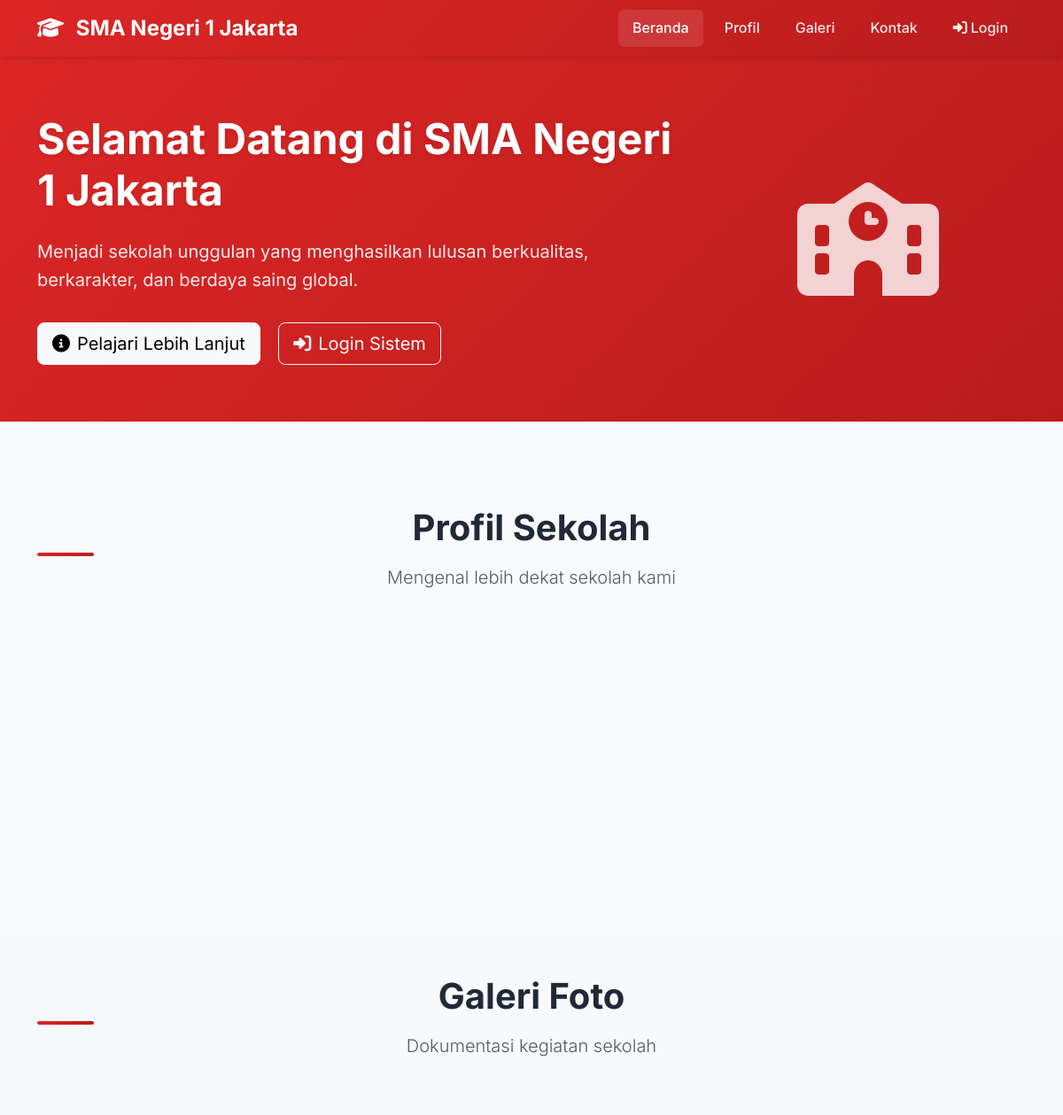
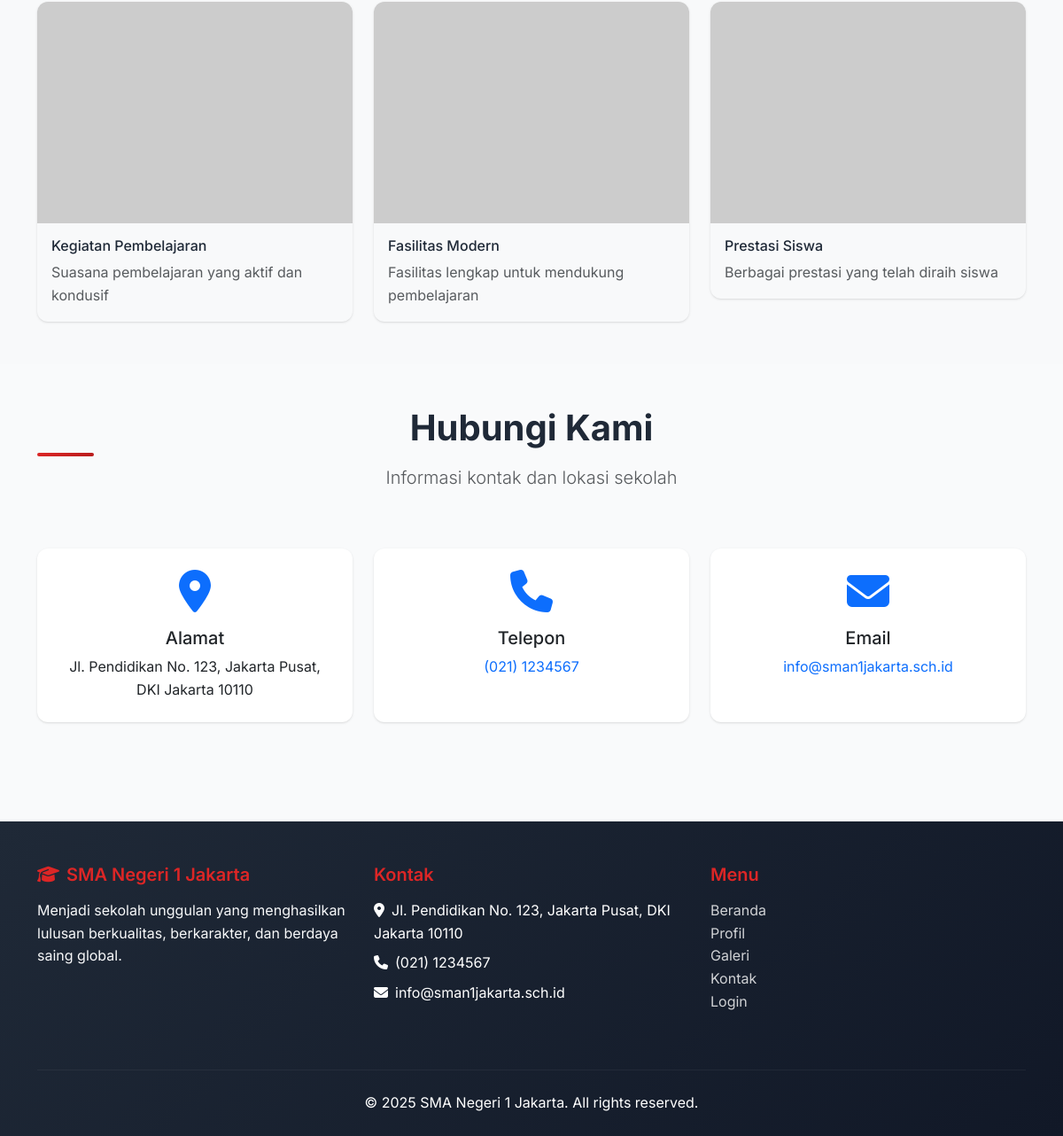
The page / on the database its author committed (2 pictures, top to bottom).
### tables this page shows
CREATE TABLE IF NOT EXISTS school_profile (
    id INT AUTO_INCREMENT PRIMARY KEY,
    school_name VARCHAR(200) NOT NULL,
    vision TEXT,
    mission TEXT,
    history TEXT,
    address TEXT,
    phone VARCHAR(20),
    email VARCHAR(100),
    website VARCHAR(100),
    principal_name VARCHAR(100),
    logo_url VARCHAR(255),
    updated_at TIMESTAMP DEFAULT CURRENT_TIMESTAMP ON UPDATE CURRENT_TIMESTAMP
);

### index.php (the view, shortened to what this page needs)
<?php
require_once 'config/database.php';
try {
    $stmt = $pdo->query("SELECT * FROM school_profile LIMIT 1");
    $school = $stmt->fetch();
} catch(PDOException $e) {
    $school = [
        'school_name' => 'SMA Negeri 1 Jakarta',
        'vision' => 'Menjadi sekolah unggulan yang menghasilkan lulusan berkualitas',
        'mission' => 'Menyelenggarakan pendidikan yang berkualitas',
        'history' => 'Sekolah dengan sejarah panjang dalam dunia pendidikan',
        'address' => 'Jakarta, Indonesia',
        'phone' => '(021) 1234567',
        'email' => 'info@school.edu'
    ];
}
try {
    $stmt = $pdo->query("SELECT * FROM gallery WHERE is_featured = 1 ORDER BY created_at DESC LIMIT 6");
    $gallery = $stmt->fetchAll();
} catch(PDOException $e) {
    $gallery = [];
}
?>
<!DOCTYPE html>
<html lang="id">
<head>
    <link href="https://cdn.jsdelivr.net/npm/bootstrap@5.3.0/dist/css/bootstrap.min.css" rel="stylesheet">
    <link rel="stylesheet" href="https://cdnjs.cloudflare.com/ajax/libs/font-awesome/6.4.0/css/all.min.css">
    <link rel="stylesheet" href="assets/css/style.css">
</head>
<body>
    <nav class="navbar navbar-expand-lg header-main">
        <div class="container">
            <a class="navbar-brand" href="index.php">
                <i class="fas fa-graduation-cap me-2"></i>
                <?= htmlspecialchars($school['school_name']) ?>
            </a>
            <div class="collapse navbar-collapse" id="navbarNav">
                <ul class="navbar-nav ms-auto">
                    <li class="nav-item">
                        <a class="nav-link active" href="#beranda">Beranda</a>
                    </li>
                    <li class="nav-item">
                        <a class="nav-link" href="#profil">Profil</a>
                    </li>
                    <li class="nav-item">
                        <a class="nav-link" href="#galeri">Galeri</a>
                    </li>
                    <li class="nav-item">
                        <a class="nav-link" href="#kontak">Kontak</a>
                    </li>
                    <li class="nav-item">
                        <a class="nav-link" href="login.php">
                            <i class="fas fa-sign-in-alt me-1"></i>Login
                        </a>
                    </li>
                </ul>
            </div>
        </div>
    </nav>
    <section id="beranda" class="hero-section">
        <div class="container">
            <div class="row align-items-center">
                <div class="col-lg-8">
                    <h1 class="hero-title fade-in">Selamat Datang di <?= htmlspecialchars($school['school_name']) ?></h1>
                    <p class="hero-subtitle fade-in"><?= htmlspecialchars($school['vision']) ?></p>
                    <div class="fade-in">
                        <a href="#profil" class="btn btn-light btn-lg me-3">
                            <i class="fas fa-info-circle me-2"></i>Pelajari Lebih Lanjut
                        </a>
                        <a href="login.php" class="btn btn-outline-light btn-lg">
                            <i class="fas fa-sign-in-alt me-2"></i>Login Sistem
                        </a>
                    </div>
                </div>
                <div class="col-lg-4 text-center">
                    <div class="fade-in">
                        <i class="fas fa-school" style="font-size: 8rem; opacity: 0.8;"></i>
                    </div>
                </div>
            </div>
        </div>
    </section>
    <section id="profil" class="py-5">
        <div class="container">
            <div class="row">
                <div class="col-lg-12 text-center mb-5">
                    <h2 class="section-title">Profil Sekolah</h2>
                    <p class="lead text-muted">Mengenal lebih dekat sekolah kami</p>
                </div>
            </div>
            <div class="row g-4">
                <div class="col-lg-4">
                </div>
                <div class="col-lg-4">
                </div>
                <div class="col-lg-4">
                </div>
            </div>
        </div>
    </section>
    <section id="galeri" class="py-5 bg-light">
        <div class="container">
            <div class="row">
                <div class="col-lg-12 text-center mb-5">
                    <h2 class="section-title">Galeri Foto</h2>
                    <p class="lead text-muted">Dokumentasi kegiatan sekolah</p>
                </div>
            </div>
            <div class="row g-4">
                <?php if (empty($gallery)): ?>
                    <div class="col-lg-4 col-md-6">
                        <div class="gallery-item">
                            <img src="https://via.placeholder.com/400x250/dc2626/ffffff?text=Kegiatan+Sekolah" alt="Kegiatan Sekolah" class="img-fluid">
                            <div class="p-3">
                                <h6 class="mb-2">Kegiatan Pembelajaran</h6>
                                <p class="text-muted mb-0">Suasana pembelajaran yang aktif dan kondusif</p>
                            </div>
                        </div>
                    </div>
                    <div class="col-lg-4 col-md-6">
                        <div class="gallery-item">
                            <img src="https://via.placeholder.com/400x250/dc2626/ffffff?text=Fasilitas+Sekolah" alt="Fasilitas Sekolah" class="img-fluid">
                            <div class="p-3">
                                <h6 class="mb-2">Fasilitas Modern</h6>
                                <p class="text-muted mb-0">Fasilitas lengkap untuk mendukung pembelajaran</p>
                            </div>
                        </div>
                    </div>
                    <div class="col-lg-4 col-md-6">
                        <div class="gallery-item">
                            <img src="https://via.placeholder.com/400x250/dc2626/ffffff?text=Prestasi+Siswa" alt="Prestasi Siswa" class="img-fluid">
                            <div class="p-3">
                                <h6 class="mb-2">Prestasi Siswa</h6>
                                <p class="text-muted mb-0">Berbagai prestasi yang telah diraih siswa</p>
                            </div>
                        </div>
                    </div>
                <?php endif; ?>
            </div>
        </div>
    </section>
    <section id="kontak" class="py-5">
        <div class="container">
            <div class="row">
                <div class="col-lg-12 text-center mb-5">
                    <h2 class="section-title">Hubungi Kami</h2>
                    <p class="lead text-muted">Informasi kontak dan lokasi sekolah</p>
                </div>
            </div>
            <div class="row g-4">
                <div class="col-lg-4">
                    <div class="card text-center h-100">
                        <div class="card-body p-4">
                            <div class="mb-3">
                                <i class="fas fa-map-marker-alt fa-3x text-primary"></i>
                            </div>
                            <h5 class="card-title">Alamat</h5>
                            <p class="card-text"><?= nl2br(htmlspecialchars($school['address'])) ?></p>
                        </div>
                    </div>
                </div>
                <div class="col-lg-4">
                    <div class="card text-center h-100">
                        <div class="card-body p-4">
                            <div class="mb-3">
                                <i class="fas fa-phone fa-3x text-primary"></i>
                            </div>
                            <h5 class="card-title">Telepon</h5>
                            <p class="card-text">
                                <a href="tel:<?= htmlspecialchars($school['phone']) ?>" class="text-decoration-none">
                                    <?= htmlspecialchars($school['phone']) ?>
                                </a>
                            </p>
                        </div>
                    </div>
                </div>
                <div class="col-lg-4">
                    <div class="card text-center h-100">
                        <div class="card-body p-4">
                            <div class="mb-3">
                                <i class="fas fa-envelope fa-3x text-primary"></i>
                            </div>
                            <h5 class="card-title">Email</h5>
                            <p class="card-text">
                                <a href="mailto:<?= htmlspecialchars($school['email']) ?>" class="text-decoration-none">
                                    <?= htmlspecialchars($school['email']) ?>
                                </a>
                            </p>
                        </div>
                    </div>
                </div>
            </div>
        </div>
    </section>
    <footer class="footer">
        <div class="container">
            <div class="row">
                <div class="col-lg-4 mb-4">
                    <h5><i class="fas fa-graduation-cap me-2"></i><?= htmlspecialchars($school['school_name']) ?></h5>
                    <p class="text-light"><?= htmlspecialchars($school['vision']) ?></p>
                </div>
                <div class="col-lg-4 mb-4">
                    <h5>Kontak</h5>
                    <p class="mb-2"><i class="fas fa-map-marker-alt me-2"></i><?= htmlspecialchars($school['address']) ?></p>
                    <p class="mb-2"><i class="fas fa-phone me-2"></i><?= htmlspecialchars($school['phone']) ?></p>
                    <p class="mb-2"><i class="fas fa-envelope me-2"></i><?= htmlspecialchars($school['email']) ?></p>
                </div>
                <div class="col-lg-4 mb-4">
                    <h5>Menu</h5>
                    <ul class="list-unstyled">
                        <li><a href="#beranda">Beranda</a></li>
                        <li><a href="#profil">Profil</a></li>
                        <li><a href="#galeri">Galeri</a></li>
                        <li><a href="#kontak">Kontak</a></li>
                        <li><a href="login.php">Login</a></li>
                    </ul>
                </div>
            </div>
            <hr class="my-4" style="border-color: rgba(255,255,255,0.2);">
            <div class="row">
                <div class="col-12 text-center">
                    <p class="mb-0">&copy; <?= date('Y') ?> <?= htmlspecialchars($school['school_name']) ?>. All rights reserved.</p>
                </div>
            </div>
        </div>
    </footer>
</body>
</html>

### assets/css/style.css (style rules this page uses)
:root { --primary-red: #dc2626; --primary-red-dark: #b91c1c; --primary-red-light: #fef2f2; --white: #ffffff; --gray-50: #f9fafb; --gray-100: #f3f4f6; --gray-200: #e5e7eb; --gray-300: #d1d5db; --gray-400: #9ca3af; --gray-500: #6b7280; --gray-600: #4b5563; --gray-700: #374151; --gray-800: #1f2937; --gray-900: #111827; --shadow-sm: 0 1px 2px 0 rgb(0 0 0 / 0.05); --shadow: 0 1px 3px 0 rgb(0 0 0 / 0.1), 0 1px 2px -1px rgb(0 0 0 / 0.1); --shadow-md: 0 4px 6px -1px rgb(0 0 0 / 0.1), 0 2px 4px -2px rgb(0 0 0 / 0.1); --shadow-lg: 0 10px 15px -3px rgb(0 0 0 / 0.1), 0 4px 6px -4px rgb(0 0 0 / 0.1); }
body { font-family: 'Inter', -apple-system, BlinkMacSystemFont, 'Segoe UI', Roboto, sans-serif; background-color: var(--gray-50); color: var(--gray-800); line-height: 1.6; }
.header-main { background: linear-gradient(135deg, var(--primary-red) 0%, var(--primary-red-dark) 100%); color: white; box-shadow: var(--shadow-md); position: sticky; top: 0; z-index: 1000; }
.navbar-brand { font-weight: 700; font-size: 1.5rem; color: white !important; }
.navbar-nav .nav-link { color: rgba(255, 255, 255, 0.9) !important; font-weight: 500; transition: all 0.3s ease; padding: 0.5rem 1rem !important; border-radius: 0.375rem; margin: 0 0.25rem; }
.navbar-nav .nav-link:hover, .navbar-nav .nav-link.active { color: white !important; background-color: rgba(255, 255, 255, 0.1); }
.card { border: none; border-radius: 0.75rem; box-shadow: var(--shadow); background-color: var(--white); transition: all 0.3s ease; }
.card-body { padding: 1.5rem; }
.hero-section { background: linear-gradient(135deg, var(--primary-red) 0%, var(--primary-red-dark) 100%); color: white; padding: 4rem 0; margin-bottom: 3rem; }
.hero-title { font-size: 3rem; font-weight: 700; margin-bottom: 1.5rem; text-shadow: 0 2px 4px rgba(0, 0, 0, 0.1); }
.hero-subtitle { font-size: 1.25rem; font-weight: 400; opacity: 0.9; margin-bottom: 2rem; }
.section-title { font-size: 2.5rem; font-weight: 700; color: var(--gray-800); margin-bottom: 1rem; position: relative; }
.section-title::after { content: ''; position: absolute; bottom: -0.5rem; left: 0; width: 4rem; height: 4px; background: linear-gradient(135deg, var(--primary-red) 0%, var(--primary-red-dark) 100%); border-radius: 2px; }
.gallery-item { border-radius: 0.75rem; overflow: hidden; box-shadow: var(--shadow); transition: all 0.3s ease; }
.gallery-item img { width: 100%; height: 250px; object-fit: cover; transition: transform 0.3s ease; }
.footer { background: linear-gradient(135deg, var(--gray-800) 0%, var(--gray-900) 100%); color: white; padding: 3rem 0 1.5rem; margin-top: 4rem; }
.footer h5 { color: var(--primary-red); font-weight: 600; margin-bottom: 1rem; }
.footer a { color: rgba(255, 255, 255, 0.8); text-decoration: none; transition: color 0.3s ease; }
.fade-in { animation: fadeIn 0.6s ease-in; }

### rows shown on the page
school_profile: school_name "SMA Negeri 1 Jakarta", vision "Menjadi sekolah unggulan yang menghasilkan lulusan berkualitas, berkarakter, dan berdaya saing global.", address "Jl. Pendidikan No. 123, Jakarta Pusat, DKI Jakarta 10110", phone "(021) 1234567", email "info@sman1jakarta.sch.id"
